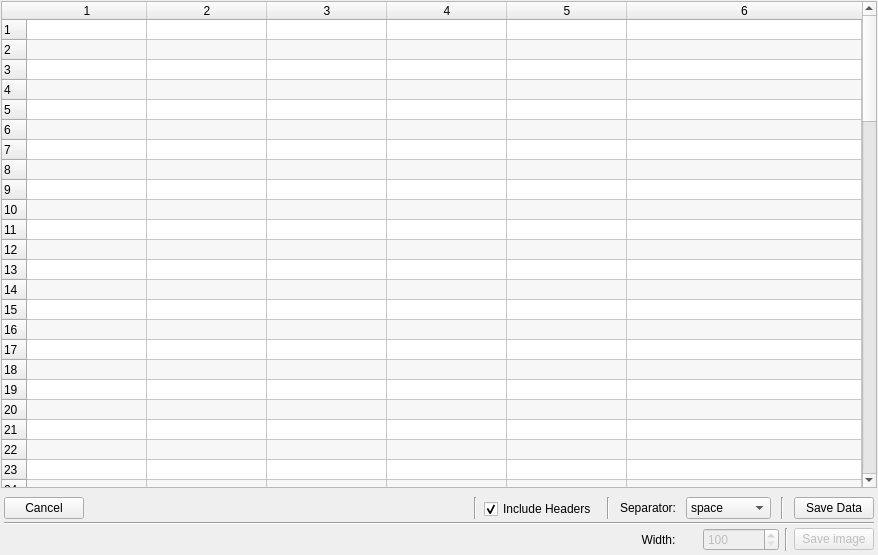
<?xml version="1.0" encoding="UTF-8"?>
<ui version="4.0">
 <class>MainWindow</class>
 <widget class="QMainWindow" name="MainWindow">
  <property name="geometry">
   <rect>
    <x>0</x>
    <y>0</y>
    <width>878</width>
    <height>555</height>
   </rect>
  </property>
  <property name="windowTitle">
   <string>Save Your Results</string>
  </property>
  <widget class="QWidget" name="centralwidget">
   <layout class="QVBoxLayout" name="verticalLayout">
    <property name="margin">
     <number>1</number>
    </property>
    <item>
     <widget class="QTableWidget" name="table">
      <property name="frameShadow">
       <enum>QFrame::Sunken</enum>
      </property>
      <property name="autoScrollMargin">
       <number>10</number>
      </property>
      <property name="alternatingRowColors">
       <bool>true</bool>
      </property>
      <property name="rowCount">
       <number>100</number>
      </property>
      <property name="columnCount">
       <number>6</number>
      </property>
      <attribute name="horizontalHeaderDefaultSectionSize">
       <number>120</number>
      </attribute>
      <attribute name="horizontalHeaderMinimumSectionSize">
       <number>40</number>
      </attribute>
      <attribute name="horizontalHeaderStretchLastSection">
       <bool>true</bool>
      </attribute>
      <attribute name="verticalHeaderCascadingSectionResizes">
       <bool>true</bool>
      </attribute>
      <attribute name="verticalHeaderDefaultSectionSize">
       <number>20</number>
      </attribute>
      <attribute name="verticalHeaderHighlightSections">
       <bool>true</bool>
      </attribute>
      <attribute name="verticalHeaderMinimumSectionSize">
       <number>15</number>
      </attribute>
      <row/>
      <row/>
      <row/>
      <row/>
      <row/>
      <row/>
      <row/>
      <row/>
      <row/>
      <row/>
      <row/>
      <row/>
      <row/>
      <row/>
      <row/>
      <row/>
      <row/>
      <row/>
      <row/>
      <row/>
      <row/>
      <row/>
      <row/>
      <row/>
      <row/>
      <row/>
      <row/>
      <row/>
      <row/>
      <row/>
      <row/>
      <row/>
      <row/>
      <row/>
      <row/>
      <row/>
      <row/>
      <row/>
      <row/>
      <row/>
      <row/>
      <row/>
      <row/>
      <row/>
      <row/>
      <row/>
      <row/>
      <row/>
      <row/>
      <row/>
      <row/>
      <row/>
      <row/>
      <row/>
      <row/>
      <row/>
      <row/>
      <row/>
      <row/>
      <row/>
      <row/>
      <row/>
      <row/>
      <row/>
      <row/>
      <row/>
      <row/>
      <row/>
      <row/>
      <row/>
      <row/>
      <row/>
      <row/>
      <row/>
      <row/>
      <row/>
      <row/>
      <row/>
      <row/>
      <row/>
      <row/>
      <row/>
      <row/>
      <row/>
      <row/>
      <row/>
      <row/>
      <row/>
      <row/>
      <row/>
      <row/>
      <row/>
      <row/>
      <row/>
      <row/>
      <row/>
      <row/>
      <row/>
      <row/>
      <row/>
      <column/>
      <column/>
      <column/>
      <column/>
      <column/>
      <column/>
     </widget>
    </item>
    <item>
     <widget class="QFrame" name="frame">
      <property name="frameShape">
       <enum>QFrame::NoFrame</enum>
      </property>
      <property name="frameShadow">
       <enum>QFrame::Raised</enum>
      </property>
      <layout class="QGridLayout" name="gridLayout">
       <property name="horizontalSpacing">
        <number>10</number>
       </property>
       <property name="verticalSpacing">
        <number>3</number>
       </property>
       <property name="margin">
        <number>3</number>
       </property>
       <item row="0" column="1" rowspan="2">
        <spacer name="horizontalSpacer">
         <property name="orientation">
          <enum>Qt::Horizontal</enum>
         </property>
         <property name="sizeHint" stdset="0">
          <size>
           <width>40</width>
           <height>20</height>
          </size>
         </property>
        </spacer>
       </item>
       <item row="1" column="3">
        <widget class="QCheckBox" name="headerBox">
         <property name="text">
          <string>Include Headers</string>
         </property>
         <property name="checked">
          <bool>true</bool>
         </property>
        </widget>
       </item>
       <item row="0" column="0" rowspan="2">
        <widget class="QPushButton" name="pushButton">
         <property name="text">
          <string>Cancel</string>
         </property>
        </widget>
       </item>
       <item row="0" column="2" rowspan="2" colspan="2">
        <widget class="Line" name="line_3">
         <property name="orientation">
          <enum>Qt::Vertical</enum>
         </property>
        </widget>
       </item>
       <item row="0" column="7" rowspan="2">
        <widget class="Line" name="line">
         <property name="orientation">
          <enum>Qt::Vertical</enum>
         </property>
        </widget>
       </item>
       <item row="0" column="6" rowspan="2">
        <widget class="QComboBox" name="delims">
         <property name="maximumSize">
          <size>
           <width>200</width>
           <height>16777215</height>
          </size>
         </property>
         <item>
          <property name="text">
           <string>space</string>
          </property>
         </item>
         <item>
          <property name="text">
           <string>tab</string>
          </property>
         </item>
         <item>
          <property name="text">
           <string>comma</string>
          </property>
         </item>
         <item>
          <property name="text">
           <string>semicolon</string>
          </property>
         </item>
        </widget>
       </item>
       <item row="0" column="5" rowspan="2">
        <widget class="QLabel" name="label">
         <property name="text">
          <string>Separator:</string>
         </property>
        </widget>
       </item>
       <item row="0" column="4" rowspan="2">
        <widget class="Line" name="line_2">
         <property name="orientation">
          <enum>Qt::Vertical</enum>
         </property>
        </widget>
       </item>
       <item row="0" column="8" rowspan="2">
        <widget class="QPushButton" name="pushButton_2">
         <property name="text">
          <string>Save Data</string>
         </property>
        </widget>
       </item>
       <item row="2" column="0" colspan="9">
        <widget class="Line" name="line_8">
         <property name="orientation">
          <enum>Qt::Horizontal</enum>
         </property>
        </widget>
       </item>
       <item row="3" column="5" colspan="4">
        <widget class="QFrame" name="plotSaveFrame">
         <property name="enabled">
          <bool>true</bool>
         </property>
         <property name="minimumSize">
          <size>
           <width>0</width>
           <height>0</height>
          </size>
         </property>
         <property name="frameShape">
          <enum>QFrame::NoFrame</enum>
         </property>
         <property name="frameShadow">
          <enum>QFrame::Raised</enum>
         </property>
         <layout class="QHBoxLayout" name="horizontalLayout">
          <property name="margin">
           <number>0</number>
          </property>
          <item>
           <widget class="QLabel" name="label_3">
            <property name="text">
             <string>Width:</string>
            </property>
            <property name="alignment">
             <set>Qt::AlignCenter</set>
            </property>
           </widget>
          </item>
          <item>
           <widget class="QSpinBox" name="imageWidthBox">
            <property name="enabled">
             <bool>false</bool>
            </property>
            <property name="minimum">
             <number>100</number>
            </property>
            <property name="maximum">
             <number>4000</number>
            </property>
           </widget>
          </item>
          <item>
           <widget class="Line" name="line_7">
            <property name="orientation">
             <enum>Qt::Vertical</enum>
            </property>
           </widget>
          </item>
          <item>
           <widget class="QPushButton" name="saveImageButton">
            <property name="enabled">
             <bool>false</bool>
            </property>
            <property name="text">
             <string>Save image</string>
            </property>
           </widget>
          </item>
         </layout>
        </widget>
       </item>
      </layout>
     </widget>
    </item>
   </layout>
  </widget>
 </widget>
 <resources/>
 <connections>
  <connection>
   <sender>pushButton</sender>
   <signal>clicked()</signal>
   <receiver>MainWindow</receiver>
   <slot>close()</slot>
   <hints>
    <hint type="sourcelabel">
     <x>88</x>
     <y>511</y>
    </hint>
    <hint type="destinationlabel">
     <x>341</x>
     <y>584</y>
    </hint>
   </hints>
  </connection>
  <connection>
   <sender>pushButton_2</sender>
   <signal>clicked()</signal>
   <receiver>MainWindow</receiver>
   <slot>save()</slot>
   <hints>
    <hint type="sourcelabel">
     <x>866</x>
     <y>510</y>
    </hint>
    <hint type="destinationlabel">
     <x>886</x>
     <y>531</y>
    </hint>
   </hints>
  </connection>
  <connection>
   <sender>saveImageButton</sender>
   <signal>clicked()</signal>
   <receiver>MainWindow</receiver>
   <slot>saveImage()</slot>
   <hints>
    <hint type="sourcelabel">
     <x>816</x>
     <y>537</y>
    </hint>
    <hint type="destinationlabel">
     <x>811</x>
     <y>576</y>
    </hint>
   </hints>
  </connection>
 </connections>
 <slots>
  <slot>save()</slot>
  <slot>saveImage()</slot>
 </slots>
</ui>
